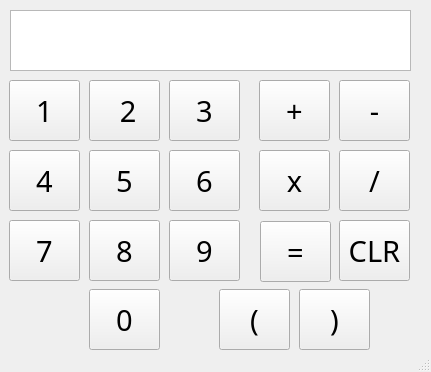
<?xml version="1.0" encoding="UTF-8"?>
<ui version="4.0">
 <class>MainWindow</class>
 <widget class="QMainWindow" name="MainWindow">
  <property name="geometry">
   <rect>
    <x>0</x>
    <y>0</y>
    <width>431</width>
    <height>372</height>
   </rect>
  </property>
  <property name="windowTitle">
   <string>MainWindow</string>
  </property>
  <widget class="QWidget" name="centralwidget">
   <widget class="QPushButton" name="one">
    <property name="geometry">
     <rect>
      <x>9</x>
      <y>80</y>
      <width>71</width>
      <height>61</height>
     </rect>
    </property>
    <property name="font">
     <font>
      <family>나눔스퀘어라운드 Regular</family>
      <pointsize>22</pointsize>
     </font>
    </property>
    <property name="text">
     <string>1</string>
    </property>
   </widget>
   <widget class="QPushButton" name="two">
    <property name="geometry">
     <rect>
      <x>89</x>
      <y>80</y>
      <width>71</width>
      <height>61</height>
     </rect>
    </property>
    <property name="font">
     <font>
      <family>나눔스퀘어라운드 Regular</family>
      <pointsize>22</pointsize>
     </font>
    </property>
    <property name="text">
     <string> 2</string>
    </property>
   </widget>
   <widget class="QPushButton" name="three">
    <property name="geometry">
     <rect>
      <x>169</x>
      <y>80</y>
      <width>71</width>
      <height>61</height>
     </rect>
    </property>
    <property name="font">
     <font>
      <family>나눔스퀘어라운드 Regular</family>
      <pointsize>22</pointsize>
     </font>
    </property>
    <property name="text">
     <string>3</string>
    </property>
   </widget>
   <widget class="QPushButton" name="five">
    <property name="geometry">
     <rect>
      <x>89</x>
      <y>150</y>
      <width>71</width>
      <height>61</height>
     </rect>
    </property>
    <property name="font">
     <font>
      <family>나눔스퀘어라운드 Regular</family>
      <pointsize>22</pointsize>
     </font>
    </property>
    <property name="text">
     <string>5</string>
    </property>
   </widget>
   <widget class="QPushButton" name="four">
    <property name="geometry">
     <rect>
      <x>9</x>
      <y>150</y>
      <width>71</width>
      <height>61</height>
     </rect>
    </property>
    <property name="font">
     <font>
      <family>나눔스퀘어라운드 Regular</family>
      <pointsize>22</pointsize>
     </font>
    </property>
    <property name="text">
     <string>4</string>
    </property>
   </widget>
   <widget class="QPushButton" name="six">
    <property name="geometry">
     <rect>
      <x>169</x>
      <y>150</y>
      <width>71</width>
      <height>61</height>
     </rect>
    </property>
    <property name="font">
     <font>
      <family>나눔스퀘어라운드 Regular</family>
      <pointsize>22</pointsize>
     </font>
    </property>
    <property name="text">
     <string>6</string>
    </property>
   </widget>
   <widget class="QPushButton" name="seven">
    <property name="geometry">
     <rect>
      <x>9</x>
      <y>220</y>
      <width>71</width>
      <height>61</height>
     </rect>
    </property>
    <property name="font">
     <font>
      <family>나눔스퀘어라운드 Regular</family>
      <pointsize>22</pointsize>
     </font>
    </property>
    <property name="text">
     <string>7</string>
    </property>
   </widget>
   <widget class="QPushButton" name="eight">
    <property name="geometry">
     <rect>
      <x>89</x>
      <y>220</y>
      <width>71</width>
      <height>61</height>
     </rect>
    </property>
    <property name="font">
     <font>
      <family>나눔스퀘어라운드 Regular</family>
      <pointsize>22</pointsize>
     </font>
    </property>
    <property name="text">
     <string>8</string>
    </property>
   </widget>
   <widget class="QPushButton" name="nine">
    <property name="geometry">
     <rect>
      <x>169</x>
      <y>220</y>
      <width>71</width>
      <height>61</height>
     </rect>
    </property>
    <property name="font">
     <font>
      <family>나눔스퀘어라운드 Regular</family>
      <pointsize>22</pointsize>
     </font>
    </property>
    <property name="text">
     <string>9</string>
    </property>
   </widget>
   <widget class="QPushButton" name="zero">
    <property name="geometry">
     <rect>
      <x>89</x>
      <y>289</y>
      <width>71</width>
      <height>61</height>
     </rect>
    </property>
    <property name="font">
     <font>
      <family>나눔스퀘어라운드 Regular</family>
      <pointsize>22</pointsize>
     </font>
    </property>
    <property name="text">
     <string>0</string>
    </property>
   </widget>
   <widget class="QPushButton" name="plus">
    <property name="geometry">
     <rect>
      <x>259</x>
      <y>80</y>
      <width>71</width>
      <height>61</height>
     </rect>
    </property>
    <property name="font">
     <font>
      <family>나눔스퀘어라운드 Regular</family>
      <pointsize>22</pointsize>
     </font>
    </property>
    <property name="text">
     <string>+</string>
    </property>
   </widget>
   <widget class="QPushButton" name="minus">
    <property name="geometry">
     <rect>
      <x>339</x>
      <y>80</y>
      <width>71</width>
      <height>61</height>
     </rect>
    </property>
    <property name="font">
     <font>
      <family>나눔스퀘어라운드 Regular</family>
      <pointsize>22</pointsize>
     </font>
    </property>
    <property name="text">
     <string>-</string>
    </property>
   </widget>
   <widget class="QPushButton" name="multiply">
    <property name="geometry">
     <rect>
      <x>259</x>
      <y>150</y>
      <width>71</width>
      <height>61</height>
     </rect>
    </property>
    <property name="font">
     <font>
      <family>나눔스퀘어라운드 Regular</family>
      <pointsize>22</pointsize>
     </font>
    </property>
    <property name="text">
     <string>x</string>
    </property>
   </widget>
   <widget class="QPushButton" name="equal">
    <property name="geometry">
     <rect>
      <x>260</x>
      <y>221</y>
      <width>71</width>
      <height>61</height>
     </rect>
    </property>
    <property name="font">
     <font>
      <family>나눔스퀘어라운드 Regular</family>
      <pointsize>22</pointsize>
     </font>
    </property>
    <property name="text">
     <string>=</string>
    </property>
   </widget>
   <widget class="QPushButton" name="divide">
    <property name="geometry">
     <rect>
      <x>339</x>
      <y>150</y>
      <width>71</width>
      <height>61</height>
     </rect>
    </property>
    <property name="font">
     <font>
      <family>나눔스퀘어라운드 Regular</family>
      <pointsize>22</pointsize>
     </font>
    </property>
    <property name="text">
     <string>/</string>
    </property>
   </widget>
   <widget class="QPushButton" name="clear">
    <property name="geometry">
     <rect>
      <x>339</x>
      <y>220</y>
      <width>71</width>
      <height>61</height>
     </rect>
    </property>
    <property name="font">
     <font>
      <family>나눔스퀘어라운드 Regular</family>
      <pointsize>22</pointsize>
     </font>
    </property>
    <property name="text">
     <string>CLR</string>
    </property>
   </widget>
   <widget class="QTextBrowser" name="textBrowser">
    <property name="geometry">
     <rect>
      <x>10</x>
      <y>10</y>
      <width>401</width>
      <height>61</height>
     </rect>
    </property>
   </widget>
   <widget class="QPushButton" name="left_p">
    <property name="geometry">
     <rect>
      <x>219</x>
      <y>289</y>
      <width>71</width>
      <height>61</height>
     </rect>
    </property>
    <property name="font">
     <font>
      <family>나눔스퀘어라운드 Regular</family>
      <pointsize>22</pointsize>
     </font>
    </property>
    <property name="text">
     <string>(</string>
    </property>
   </widget>
   <widget class="QPushButton" name="right_p">
    <property name="geometry">
     <rect>
      <x>299</x>
      <y>289</y>
      <width>71</width>
      <height>61</height>
     </rect>
    </property>
    <property name="font">
     <font>
      <family>나눔스퀘어라운드 Regular</family>
      <pointsize>22</pointsize>
     </font>
    </property>
    <property name="text">
     <string>)</string>
    </property>
   </widget>
  </widget>
  <widget class="QStatusBar" name="statusbar"/>
 </widget>
 <resources/>
 <connections>
  <connection>
   <sender>one</sender>
   <signal>clicked()</signal>
   <receiver>MainWindow</receiver>
   <slot>c_1()</slot>
   <hints>
    <hint type="sourcelabel">
     <x>50</x>
     <y>110</y>
    </hint>
    <hint type="destinationlabel">
     <x>14</x>
     <y>314</y>
    </hint>
   </hints>
  </connection>
  <connection>
   <sender>two</sender>
   <signal>clicked()</signal>
   <receiver>MainWindow</receiver>
   <slot>c_2()</slot>
   <hints>
    <hint type="sourcelabel">
     <x>122</x>
     <y>116</y>
    </hint>
    <hint type="destinationlabel">
     <x>63</x>
     <y>316</y>
    </hint>
   </hints>
  </connection>
  <connection>
   <sender>three</sender>
   <signal>clicked()</signal>
   <receiver>MainWindow</receiver>
   <slot>c_3()</slot>
   <hints>
    <hint type="sourcelabel">
     <x>201</x>
     <y>110</y>
    </hint>
    <hint type="destinationlabel">
     <x>197</x>
     <y>298</y>
    </hint>
   </hints>
  </connection>
  <connection>
   <sender>four</sender>
   <signal>clicked()</signal>
   <receiver>MainWindow</receiver>
   <slot>c_4()</slot>
   <hints>
    <hint type="sourcelabel">
     <x>36</x>
     <y>180</y>
    </hint>
    <hint type="destinationlabel">
     <x>35</x>
     <y>335</y>
    </hint>
   </hints>
  </connection>
  <connection>
   <sender>five</sender>
   <signal>clicked()</signal>
   <receiver>MainWindow</receiver>
   <slot>c_5()</slot>
   <hints>
    <hint type="sourcelabel">
     <x>99</x>
     <y>189</y>
    </hint>
    <hint type="destinationlabel">
     <x>74</x>
     <y>308</y>
    </hint>
   </hints>
  </connection>
  <connection>
   <sender>six</sender>
   <signal>clicked()</signal>
   <receiver>MainWindow</receiver>
   <slot>c_6()</slot>
   <hints>
    <hint type="sourcelabel">
     <x>178</x>
     <y>196</y>
    </hint>
    <hint type="destinationlabel">
     <x>183</x>
     <y>328</y>
    </hint>
   </hints>
  </connection>
  <connection>
   <sender>seven</sender>
   <signal>clicked()</signal>
   <receiver>MainWindow</receiver>
   <slot>c_7()</slot>
   <hints>
    <hint type="sourcelabel">
     <x>43</x>
     <y>259</y>
    </hint>
    <hint type="destinationlabel">
     <x>65</x>
     <y>342</y>
    </hint>
   </hints>
  </connection>
  <connection>
   <sender>eight</sender>
   <signal>clicked()</signal>
   <receiver>MainWindow</receiver>
   <slot>c_8()</slot>
   <hints>
    <hint type="sourcelabel">
     <x>138</x>
     <y>262</y>
    </hint>
    <hint type="destinationlabel">
     <x>171</x>
     <y>338</y>
    </hint>
   </hints>
  </connection>
  <connection>
   <sender>nine</sender>
   <signal>clicked()</signal>
   <receiver>MainWindow</receiver>
   <slot>c_9()</slot>
   <hints>
    <hint type="sourcelabel">
     <x>211</x>
     <y>258</y>
    </hint>
    <hint type="destinationlabel">
     <x>229</x>
     <y>291</y>
    </hint>
   </hints>
  </connection>
  <connection>
   <sender>zero</sender>
   <signal>clicked()</signal>
   <receiver>MainWindow</receiver>
   <slot>c_0()</slot>
   <hints>
    <hint type="sourcelabel">
     <x>150</x>
     <y>316</y>
    </hint>
    <hint type="destinationlabel">
     <x>172</x>
     <y>326</y>
    </hint>
   </hints>
  </connection>
  <connection>
   <sender>plus</sender>
   <signal>clicked()</signal>
   <receiver>MainWindow</receiver>
   <slot>c_plus()</slot>
   <hints>
    <hint type="sourcelabel">
     <x>288</x>
     <y>120</y>
    </hint>
    <hint type="destinationlabel">
     <x>297</x>
     <y>313</y>
    </hint>
   </hints>
  </connection>
  <connection>
   <sender>multiply</sender>
   <signal>clicked()</signal>
   <receiver>MainWindow</receiver>
   <slot>c_mul()</slot>
   <hints>
    <hint type="sourcelabel">
     <x>298</x>
     <y>187</y>
    </hint>
    <hint type="destinationlabel">
     <x>280</x>
     <y>324</y>
    </hint>
   </hints>
  </connection>
  <connection>
   <sender>equal</sender>
   <signal>clicked()</signal>
   <receiver>MainWindow</receiver>
   <slot>c_eql()</slot>
   <hints>
    <hint type="sourcelabel">
     <x>288</x>
     <y>255</y>
    </hint>
    <hint type="destinationlabel">
     <x>318</x>
     <y>323</y>
    </hint>
   </hints>
  </connection>
  <connection>
   <sender>minus</sender>
   <signal>clicked()</signal>
   <receiver>MainWindow</receiver>
   <slot>c_minus()</slot>
   <hints>
    <hint type="sourcelabel">
     <x>370</x>
     <y>125</y>
    </hint>
    <hint type="destinationlabel">
     <x>349</x>
     <y>292</y>
    </hint>
   </hints>
  </connection>
  <connection>
   <sender>divide</sender>
   <signal>clicked()</signal>
   <receiver>MainWindow</receiver>
   <slot>c_div()</slot>
   <hints>
    <hint type="sourcelabel">
     <x>378</x>
     <y>188</y>
    </hint>
    <hint type="destinationlabel">
     <x>389</x>
     <y>333</y>
    </hint>
   </hints>
  </connection>
  <connection>
   <sender>clear</sender>
   <signal>clicked()</signal>
   <receiver>MainWindow</receiver>
   <slot>c_clr()</slot>
   <hints>
    <hint type="sourcelabel">
     <x>397</x>
     <y>260</y>
    </hint>
    <hint type="destinationlabel">
     <x>408</x>
     <y>296</y>
    </hint>
   </hints>
  </connection>
  <connection>
   <sender>left_p</sender>
   <signal>clicked()</signal>
   <receiver>MainWindow</receiver>
   <slot>c_lp()</slot>
   <hints>
    <hint type="sourcelabel">
     <x>245</x>
     <y>336</y>
    </hint>
    <hint type="destinationlabel">
     <x>254</x>
     <y>203</y>
    </hint>
   </hints>
  </connection>
  <connection>
   <sender>right_p</sender>
   <signal>clicked()</signal>
   <receiver>MainWindow</receiver>
   <slot>c_rp()</slot>
   <hints>
    <hint type="sourcelabel">
     <x>353</x>
     <y>342</y>
    </hint>
    <hint type="destinationlabel">
     <x>421</x>
     <y>255</y>
    </hint>
   </hints>
  </connection>
 </connections>
 <slots>
  <slot>click_num()</slot>
  <slot>click_symbol()</slot>
  <slot>c_1()</slot>
  <slot>c_2()</slot>
  <slot>c_3()</slot>
  <slot>c_4()</slot>
  <slot>c_5()</slot>
  <slot>c_6()</slot>
  <slot>c_7()</slot>
  <slot>c_8()</slot>
  <slot>c_9()</slot>
  <slot>c_0()</slot>
  <slot>c_plus()</slot>
  <slot>c_minus()</slot>
  <slot>c_mul()</slot>
  <slot>c_div()</slot>
  <slot>c_clr()</slot>
  <slot>c_eql()</slot>
  <slot>c_lp()</slot>
  <slot>c_rp()</slot>
 </slots>
</ui>
